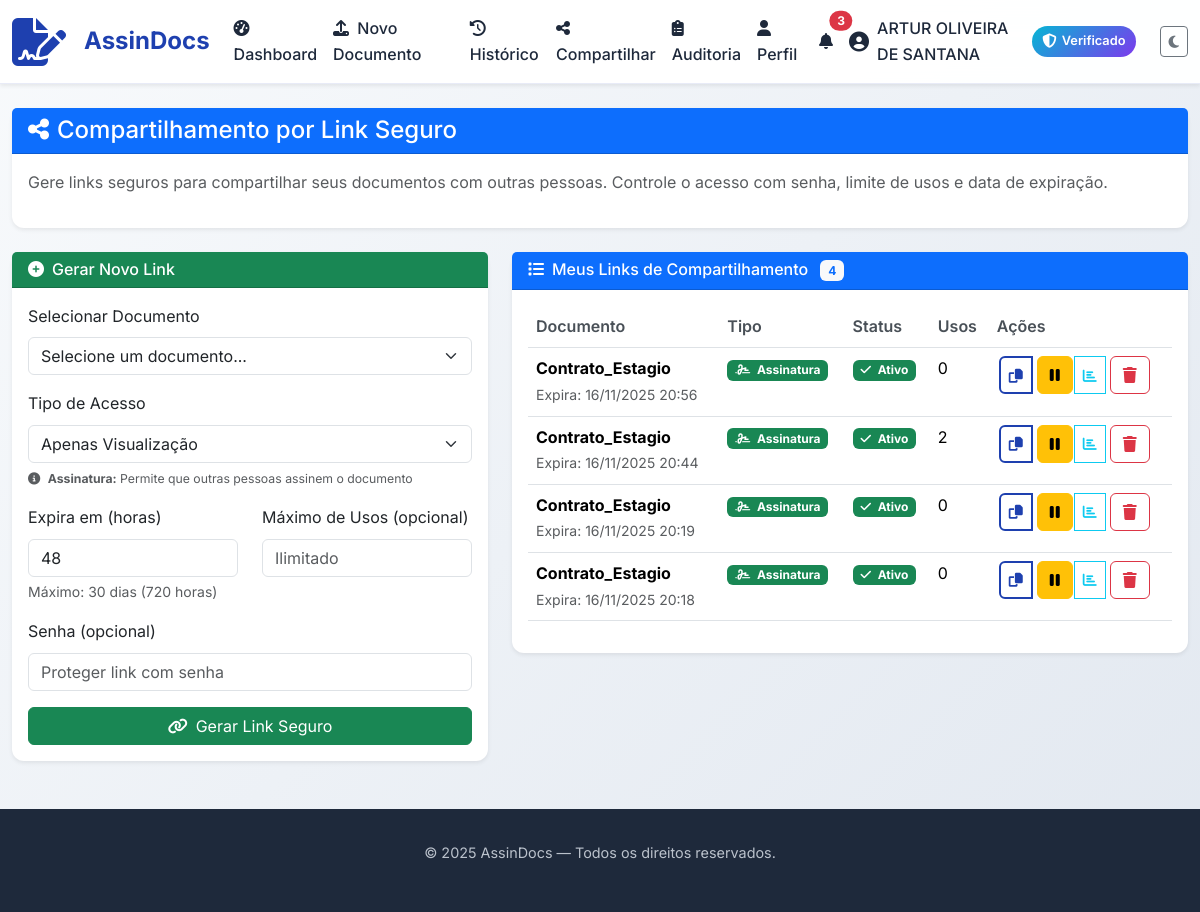
Screenshot of /links.php (signed in) with the database file from the repository.
### tables this page shows
CREATE TABLE `links_compartilhamento` (
  `id` int(11) NOT NULL,
  `token` varchar(64) NOT NULL,
  `documento_id` int(11) NOT NULL,
  `usuario_id` int(11) NOT NULL,
  `tipo` enum('visualizacao','assinatura','download') DEFAULT 'visualizacao',
  `expira_em` datetime NOT NULL,
  `max_usos` int(11) DEFAULT NULL,
  `usos` int(11) DEFAULT 0,
  `senha` varchar(255) DEFAULT NULL,
  `ativo` tinyint(1) DEFAULT 1,
  `criado_em` timestamp NOT NULL DEFAULT current_timestamp()
);

CREATE TABLE `documentos` (
  `id` int(11) NOT NULL,
  `usuario_id` int(11) NOT NULL,
  `projeto_id` int(11) DEFAULT NULL,
  `titulo` varchar(255) NOT NULL,
  `descricao` text DEFAULT NULL,
  `arquivo_path` varchar(255) DEFAULT NULL,
  `hash_documento` varchar(64) DEFAULT NULL,
  `status` enum('pendente','assinado','rejeitado') DEFAULT 'pendente',
  `versao` int(11) DEFAULT 1,
  `documento_original` int(11) DEFAULT NULL,
  `motivo_alteracao` text DEFAULT NULL,
  `criado_em` timestamp NOT NULL DEFAULT current_timestamp()
);

### classes/Conexao.php (called while the page is built)
<?php
class Conexao
{
    private static $instance = null;
    public static function getConexao()
    {
        if (self::$instance === null) {
            try {
                $host = "localhost";
                $dbname = "assindocs";
                $usuario = "root";
                $senha = "root";
                $charset = "utf8mb4";
                $dsn = "mysql:host=$host;dbname=$dbname;charset=$charset";
                self::$instance = new PDO($dsn, $usuario, $senha);
                self::$instance->setAttribute(PDO::ATTR_ERRMODE, PDO::ERRMODE_EXCEPTION);
                self::$instance->setAttribute(PDO::ATTR_DEFAULT_FETCH_MODE, PDO::FETCH_ASSOC);
            } catch (PDOException $e) {
                die("Erro na conexão com o banco: " . $e->getMessage());
            }
        }
        return self::$instance;
    }
}
?>

### classes/Compartilhamento.php (called while the page is built, shortened)
<?php
require_once __DIR__ . '/Conexao.php';
class Compartilhamento
{
    private $conn;
    public function __construct()
    {
        $this->conn = Conexao::getConexao();
    }
    public function listarLinksUsuario($usuario_id)
    {
        try {
            $sql = "SELECT lc.*, d.titulo as documento_titulo, d.status as documento_status
                    FROM links_compartilhamento lc
                    JOIN documentos d ON lc.documento_id = d.id
                    WHERE lc.usuario_id = :user_id
                    ORDER BY lc.criado_em DESC";
            $stmt = $this->conn->prepare($sql);
            $stmt->execute([':user_id' => $usuario_id]);
            $links = $stmt->fetchAll();
            foreach ($links as &$link) {
                $link['url_completa'] = $this->gerarUrlCompleta($link['token']);
                $link['status'] = $this->calcularStatusLink($link);
            }
            return $links;
        } catch (Exception $e) {
            error_log("Erro ao listar links: " . $e->getMessage());
            return [];
        }
    }
    private function gerarUrlCompleta($token)
    {
        $base_url = (isset($_SERVER['HTTPS']) && $_SERVER['HTTPS'] === 'on' ? "https" : "http") . "://$_SERVER[HTTP_HOST]";
        return $base_url . "/Assindocs/shared.php?token=" . $token;
    }
    private function calcularStatusLink($link)
    {
        return 'ativo';
    }
}

### links.php (the view, shortened to what this page needs)
<?php
require_once 'classes/Compartilhamento.php';
include 'includes/header_logado.php';
$usuario_id = $_SESSION['usuario_id'];
$compartilhamento = new Compartilhamento();
$links = $compartilhamento->listarLinksUsuario($usuario_id);
?>
<div class="container-fluid py-4">
    <div class="row">
        <div class="col-12">
            <div class="card shadow-sm mb-4">
                <div class="card-header bg-primary text-white">
                    <h4 class="mb-0">
                        <i class="fas fa-share-alt me-2"></i>Compartilhamento por Link Seguro
                    </h4>
                </div>
                <div class="card-body">
                    <p class="text-muted">
                        Gere links seguros para compartilhar seus documentos com outras pessoas.
                        Controle o acesso com senha, limite de usos e data de expiração.
                    </p>
                </div>
            </div>
        </div>
    </div>
    <div class="row">
        <div class="col-lg-5 mb-4">
            <div class="card shadow-sm h-100">
                <div class="card-header bg-success text-white">
                    <h6 class="mb-0">
                        <i class="fas fa-plus-circle me-2"></i>Gerar Novo Link
                    </h6>
                </div>
                <div class="card-body">
                    <form method="POST">
                        <div class="mb-3">
                            <label class="form-label">Selecionar Documento</label>
                            <select name="documento_id" class="form-select" required>
                                <option value="">Selecione um documento...</option>
                            </select>
                        </div>
                        <div class="mb-3">
                            <label class="form-label">Tipo de Acesso</label>
                            <select name="tipo" class="form-select" required>
                                <option value="visualizacao">Apenas Visualização</option>
                            </select>
                            <div class="form-text">
                                <small>
                                    <i class="fas fa-info-circle me-1"></i>
                                    <strong>Assinatura:</strong> Permite que outras pessoas assinem o documento
                                </small>
                            </div>
                        </div>
                        <div class="row">
                            <div class="col-md-6 mb-3">
                                <label class="form-label">Expira em (horas)</label>
                                <input type="number" name="expira_horas" class="form-control"
                                       value="48" min="1" max="720" required>
                                <div class="form-text">Máximo: 30 dias (720 horas)</div>
                            </div>
                            <div class="col-md-6 mb-3">
                                <label class="form-label">Máximo de Usos (opcional)</label>
                                <input type="number" name="max_usos" class="form-control"
                                       min="1" placeholder="Ilimitado">
                            </div>
                        </div>
                        <div class="mb-3">
                            <label class="form-label">Senha (opcional)</label>
                            <input type="password" name="senha" class="form-control"
                                   placeholder="Proteger link com senha">
                        </div>
                        <button type="submit" name="gerar_link" class="btn btn-success w-100">
                            <i class="fas fa-link me-2"></i>Gerar Link Seguro
                        </button>
                    </form>
                </div>
            </div>
        </div>
        <div class="col-lg-7">
            <div class="card shadow-sm">
                <div class="card-header bg-primary text-white">
                    <h6 class="mb-0">
                        <i class="fas fa-list me-2"></i>Meus Links de Compartilhamento
                        <span class="badge bg-light text-primary ms-2"><?php echo count($links); ?></span>
                    </h6>
                </div>
                <div class="card-body">
                    <?php if (empty($links)): ?>
                        <div class="text-center py-4 text-muted">
                            <i class="fas fa-share-alt fa-3x mb-3"></i>
                            <h5>Nenhum link gerado</h5>
                            <p>Use o formulário ao lado para gerar seu primeiro link de compartilhamento</p>
                        </div>
                    <?php else: ?>
                        <div class="table-responsive">
                            <table class="table table-hover">
                                <thead>
                                    <tr>
                                        <th>Documento</th>
                                        <th>Tipo</th>
                                        <th>Status</th>
                                        <th>Usos</th>
                                        <th>Ações</th>
                                    </tr>
                                </thead>
                                <tbody>
                                    <?php foreach ($links as $link): ?>
                                    <tr>
                                        <td>
                                            <strong><?php echo htmlspecialchars($link['documento_titulo']); ?></strong>
                                            <br>
                                            <small class="text-muted">
                                                Expira: <?php echo $link['expira_em_formatado']; ?>
                                            </small>
                                        </td>
                                        <td>
                                            <?php
                                            $tipo_config = [
                                                'visualizacao' => ['icon' => 'eye', 'class' => 'info', 'text' => 'Visualização'],
                                                'download' => ['icon' => 'download', 'class' => 'warning', 'text' => 'Download'],
                                                'assinatura' => ['icon' => 'signature', 'class' => 'success', 'text' => 'Assinatura']
                                            ];
                                            $config = $tipo_config[$link['tipo']];
                                            ?>
                                            <span class="badge bg-<?php echo $config['class']; ?>">
                                                <i class="fas fa-<?php echo $config['icon']; ?> me-1"></i>
                                                <?php echo $config['text']; ?>
                                            </span>
                                        </td>
                                        <td>
                                            <?php
                                            $status_config = [
                                                'ativo' => ['icon' => 'check', 'class' => 'success', 'text' => 'Ativo'],
                                                'desativado' => ['icon' => 'pause', 'class' => 'secondary', 'text' => 'Desativado'],
                                                'expirado' => ['icon' => 'clock', 'class' => 'warning', 'text' => 'Expirado'],
                                                'limite_atingido' => ['icon' => 'times', 'class' => 'danger', 'text' => 'Limite']
                                            ];
                                            $status = $link['status'];
                                            $status_conf = $status_config[$status];
                                            ?>
                                            <span class="badge bg-<?php echo $status_conf['class']; ?>">
                                                <i class="fas fa-<?php echo $status_conf['icon']; ?> me-1"></i>
                                                <?php echo $status_conf['text']; ?>
                                            </span>
                                        </td>
                                        <td>
                                            <?php echo $link['usos']; ?>
                                        </td>
                                        <td>
                                            <div class="btn-group btn-group-sm">
                                                <button type="button" class="btn btn-outline-primary"
                                                        onclick="copiarLink('<?php echo $link['url_completa']; ?>')"
                                                        data-bs-toggle="tooltip" title="Copiar link">
                                                    <i class="fas fa-copy"></i>
                                                </button>
                                                <form method="POST" class="d-inline">
                                                    <button type="submit" name="toggle_link"
                                                            class="btn btn-<?php echo $link['ativo'] ? 'warning' : 'success'; ?>"
                                                            data-bs-toggle="tooltip"
                                                            title="<?php echo $link['ativo'] ? 'Desativar' : 'Ativar'; ?>">
                                                        <i class="fas fa-<?php echo $link['ativo'] ? 'pause' : 'play'; ?>"></i>
                                                    </button>
                                                </form>
                                                <button type="button" class="btn btn-outline-info"
                                                        onclick="verEstatisticas(<?php echo $link['id']; ?>)"
                                                        data-bs-toggle="tooltip" title="Estatísticas">
                                                    <i class="fas fa-chart-bar"></i>
                                                </button>
                                                <form method="POST" class="d-inline"
                                                      onsubmit="return confirm('Tem certeza que deseja excluir este link?')">
                                                    <button type="submit" name="excluir_link"
                                                            class="btn btn-outline-danger"
                                                            data-bs-toggle="tooltip" title="Excluir">
                                                        <i class="fas fa-trash"></i>
                                                    </button>
                                                </form>
                                            </div>
                                        </td>
                                    </tr>
                                    <?php endforeach; ?>
                                </tbody>
                            </table>
                        </div>
                    <?php endif; ?>
                </div>
            </div>
        </div>
    </div>
</div>
<?php
include 'includes/footer.php';
?>

### rows the page displays
links_compartilhamento: documento.titulo "Contrato_Estagio", expira_em_formatado "16/11/2025 20:56", tipo "Assinatura", text "Ativo", usos "0", ativo 1 (drawn)
links_compartilhamento: documento.titulo "Contrato_Estagio", expira_em_formatado "16/11/2025 20:44", tipo "Assinatura", text "Ativo", usos "2", ativo 1 (drawn)
links_compartilhamento: documento.titulo "Contrato_Estagio", expira_em_formatado "16/11/2025 20:19", tipo "Assinatura", text "Ativo", usos "0", ativo 1 (drawn)
links_compartilhamento: documento.titulo "Contrato_Estagio", expira_em_formatado "16/11/2025 20:18", tipo "Assinatura", text "Ativo", usos "0", ativo 1 (drawn)

### other values shown
$usuario_nome "ARTUR OLIVEIRA DE SANTANA"
count($links) "4"
